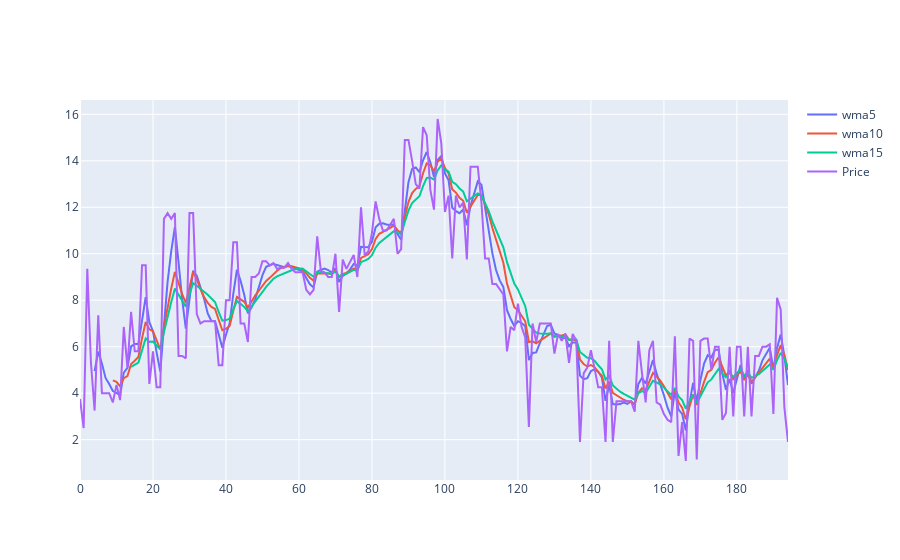

Here is the notebook cell this chart was saved with:
### Code cell
sma10 = data['Price'].rolling(10).mean()

fig = go.Figure()
fig.add_trace(go.Scatter(y=wma5, name = 'wma5'))
fig.add_trace(go.Scatter(y=wma10, name = 'wma10'))
fig.add_trace(go.Scatter(y=wma15, name = 'wma15'))
fig.add_trace(go.Scatter(y=data['Price'], name = 'Price'))
fig.show()

### Figure 1 — Plotly figure (JSON) as saved in the notebook; plotly's stock layout.template omitted (floating-point values rounded to 4 significant figures; data arrays with more than 128 entries replaced by an {"elided": "..."} marker saying what was removed)
{"data": [{"name": "wma5", "type": "scatter", "y": {"elided": "195 float values"}}, {"name": "wma10", "type": "scatter", "y": {"elided": "195 float values"}}, {"name": "wma15", "type": "scatter", "y": {"elided": "195 float values"}}, {"name": "Price", "type": "scatter", "y": {"elided": "195 float values"}}], "layout": {}}
